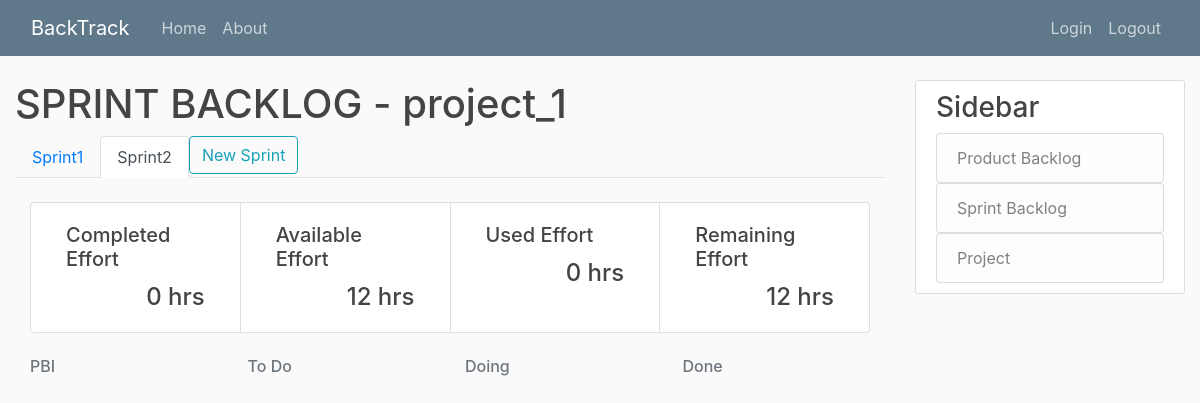
Page /project_1-sprint_22/ on the earlier database version.
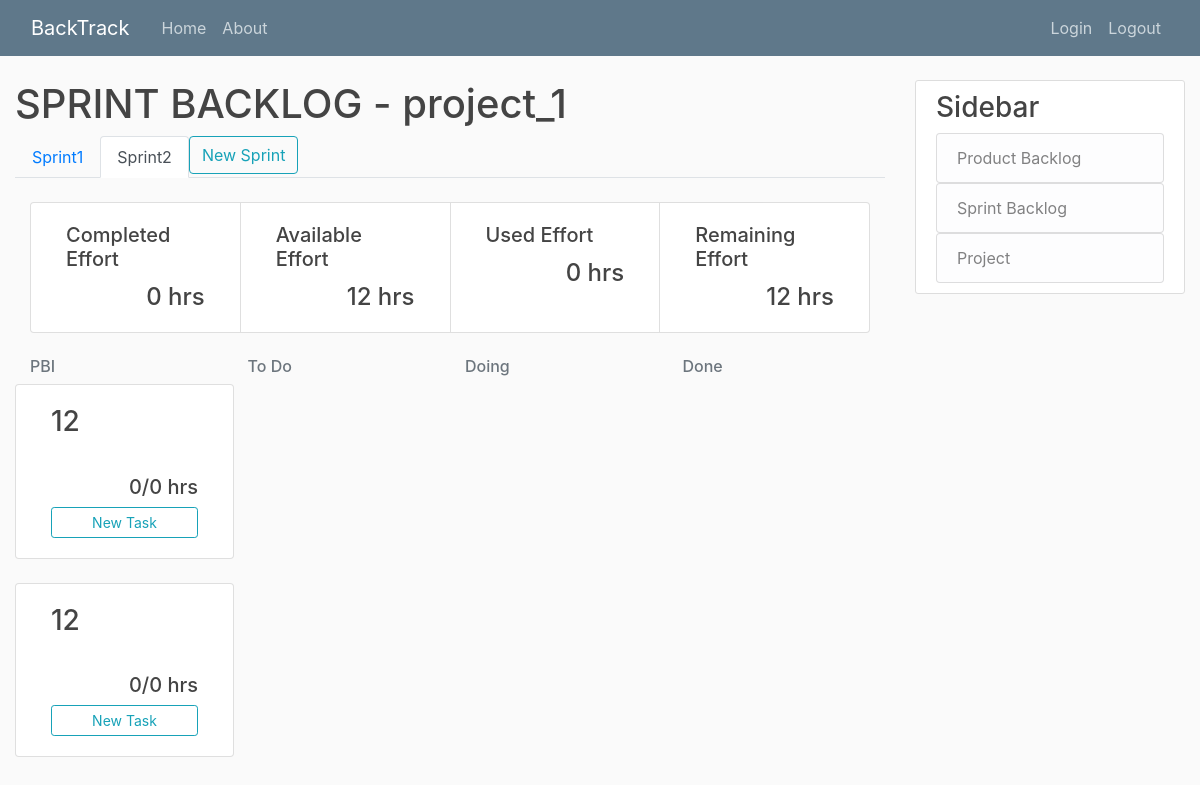
Same page on the later database version.
### sprintBacklog/models.py (models this page shows, shortened)
class Sprint(models.Model):
	title = models.CharField(max_length=20, default="Sprint")
	available_effort = models.IntegerField()
	start_date = models.DateField(auto_now=True)
	duration = models.IntegerField("duration(week)", default=2)
	details = models.TextField(null=True)
	project = models.ForeignKey(Project, on_delete=models.CASCADE, blank=True, null=True, default=None)
	def save(self, *args, **kwargs):
		number_of_sprint = Sprint.objects.filter(project=self.project).count()
		if Sprint.objects.filter(project=self.project).count() == None:
			number_of_sprint = 1
		else:
			number_of_sprint += 1
		if self not in Sprint.objects.filter(project=self.project):
			self.title = "Sprint" + str(number_of_sprint)
		super().save(*args, **kwargs)

### productBacklog/models.py (models this page shows, shortened)
class PBI(models.Model):
	priority = models.IntegerField()
	title = models.CharField(max_length=20)
	status_choice = [
		('To Do', 'To Do'),
		('Doing', 'Doing'),
		('Done', 'Done'),
	]
	status = models.CharField(
		max_length = 5,
		choices = status_choice,
		default = 'To Do',
	)
	ESP = models.IntegerField("estimated story point")
	details = models.TextField()
	project = models.ForeignKey(Project, on_delete=models.CASCADE, blank=True, null=True, default=None)
	sprint = models.ForeignKey(Sprint, on_delete=models.SET_NULL, blank=True, null=True, default=None)

### sprintBacklog/views.py (the view)
# urls.py: path('<int:sprint>/', SprintBacklogListView.as_view(), name='sprint-home'),
class SprintBacklogListView(ListView):
	model = Sprint
	template_name = 'sprintBacklog/home.html'
	context_object_name = 'sprint'
	def get_queryset(self):
		queryset = Sprint.objects.filter(project_id=self.project).order_by('pk')
		index = 1
		for s in queryset:
			s.title = "Sprint" + str(index)
			s.save()
			index += 1
		return self.sprint
	def dispatch(self, request, *args, **kwargs):
		self.project = get_object_or_404(Project, slug=kwargs['project'])
		self.sprint = Sprint.objects.get(pk=kwargs['sprint'])
		return super().dispatch(request, *args, **kwargs)
	def get_context_data(self, **kwargs):
		context = super().get_context_data(**kwargs)
		context['project'] = self.project
		context['all_sprint'] = Sprint.objects.filter(project=self.project).order_by('pk')
		context['PBI'] = PBI.objects.filter(project=self.project, status='To Do')
		task = []
		total = 0
		completed = 0
		for p in PBI.objects.filter(sprint=self.sprint):
			todo = Task.objects.filter(sprint=self.sprint).filter(status='To Do').filter(PBI=p)
			doing = Task.objects.filter(sprint=self.sprint).filter(status='Doing').filter(PBI=p)
			done = Task.objects.filter(sprint=self.sprint).filter(status='Done').filter(PBI=p)
			todoE = todo.aggregate(Sum('effort')).get('effort__sum') if todo else 0
			doingE = doing.aggregate(Sum('effort')).get('effort__sum') if doing else 0
			doneE = done.aggregate(Sum('effort')).get('effort__sum') if done else 0
			total += doneE + doingE + todoE
			completed += doneE
			tmp = {"pbi": p,
					"todo": todo,
					"doing": doing,
					"done": done,
					"finish": doneE,
					"not_finish": doingE + todoE + doneE
					}
			task.append(tmp)
		stat = {"completed": completed,
				"available": self.sprint.available_effort,
				"used": total,
				"remaining": self.sprint.available_effort - total
				}
		context['stat'] = stat
		context['task'] = task
		return context

### templates/SprintBacklog/home.html (shortened to what this page needs)
{% extends "base.html" %}
{% block content %}
	<h1>SPRINT BACKLOG - {{ project.title }}</h1>
	<ul class="nav nav-tabs" align="right">
		{% for s in all_sprint %}
		<li class="nav-item">
			{% if s.pk == sprint.pk %}
				<a class="nav-link active" href="{% url 'sprintBacklog-detail' project.slug s.pk %}">{{ s.title }}</a>
			{% else %}
				<a class="nav-link" href="{% url 'sprint-home' project.slug s.pk %}">{{ s.title }}</a>
			{% endif %}
		</li>
		{% endfor %}
		<li class="nav-item">
			<div class="btn-group" role="group" aria-label="Basic example">
			<a class="btn btn-outline-info" href="{% url 'sprintBacklog-create' project.slug %}">New Sprint</a>
			</div>
		</li>
	</ul>
	<div class="container-fluid">
	<div class="card-group">
		<div class="col-sm card">
			<div class="card-body">
				<h5 class="card-title">Completed Effort</h5>
				<h4 class="card-text" style="text-align: right">{{ stat.completed }} hrs</h4>
			</div>
		</div>
		<div class="col-sm card">
			<div class="card-body">
				<h5 class="card-title">Available Effort</h5>
				<h4 class="card-text" style="text-align: right">{{ stat.available }} hrs</h4>
			</div>
		</div>
		<div class="col-sm card">
			<div class="card-body">
				<h5 class="card-title">Used Effort</h5>
				<h4 class="card-text" style="text-align: right">{{ stat.used }} hrs</h4>
			</div>
		</div>
		<div class="col-sm card">
			<div class="card-body">
				<h5 class="card-title">Remaining Effort</h5>
				<h4 class="card-text" style="text-align: right">{{ stat.remaining }} hrs</h4>
			</div>
		</div>
	</div>
	</div>
	<div class="container">
		<div class="row">
			<div class="col-md">
				<h6 class="text-muted">PBI</h6>
			</div>
			<div class="col-md">
				<h6 class="text-muted">To Do</h6>
			</div>
			<div class="col-md">
				<h6 class="text-muted">Doing</h6>
			</div>
			<div class="col-md">
				<h6 class="text-muted">Done</h6>
			</div>
		</div>
	</div>
	{% for t in task %}
	<div class="container">
		<div class="row">
			<div class="col-sm card">
				<div class="card-body d-flex flex-column">
					<a href="#"><h3 class="card-title">{{ t.pbi.title }}</h3></a>
					<h5 class="card-text mt-auto" style="text-align: right">{{ t.finish }}/{{ t.not_finish }} hrs</h5>
					<a href="{% url 'task-create' project.slug t.pbi.sprint.pk t.pbi.pk %}" class="btn btn-outline-info btn-sm mt-auto">New Task</a>
				</div>
			</div>
			<div class="col-md">
			</div>
			<div class="col-md">
			</div>
			<div class="col-md">
			</div>
		</div>
	</div>
	{% endfor %}
{% endblock content %}

Differences in the rows shown:
added PBI: pbi "12", finish "0", not_finish "0"
added PBI: pbi "12", finish "0", not_finish "0"
